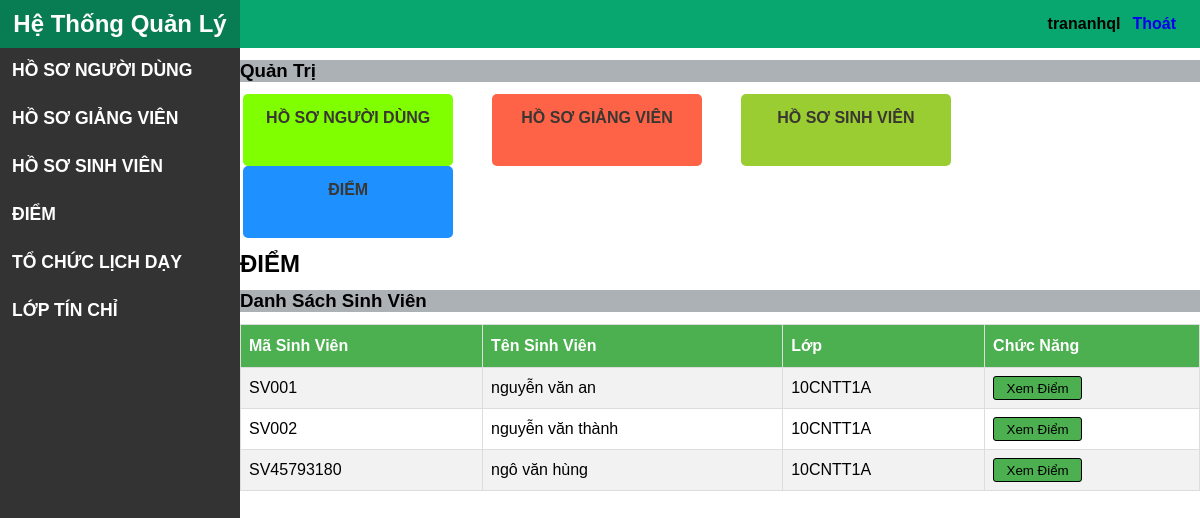
Screenshot of /Diem/LayDanhSachSinhVien/10CNTT1A (signed in) with the database file from the repository.
### tables this page shows
CREATE TABLE `sinhvien` (
  `masv` varchar(20) NOT NULL,
  `tensv` varchar(100) DEFAULT NULL,
  `ngaysinh` date DEFAULT NULL,
  `gioitinh` bit(1) DEFAULT NULL,
  `quequan` varchar(100) DEFAULT NULL,
  `sdt` varchar(20) DEFAULT NULL,
  `malop` varchar(20) DEFAULT NULL
);

### mvc/core/Controller.php (called while the page is built, shortened)
<?php
class Controller
{
    public function view($view, $data = [])
    {
        require_once "./mvc/views/" . $view . ".php";
    }
}

### mvc/controllers/Diem.php (called while the page is built, shortened)
<?php
class Diem extends Controller
{
    public function LayDanhSachSinhVien($malop)
    {
        $daoSinhVien = $this->model("DaoSinhVien");
        $arrSinhVien = $daoSinhVien->layDanhSachSinhVienTheoLop($malop);
        $this->view("LayoutQuanTri", ["page" => "DiemDanhSachSinhVien", "css" => "XemDanhSachSV", "arrSinhVien" => $arrSinhVien]);
    }
}

### mvc/core/App.php (called while the page is built, shortened)
<?php
class App
{
   protected $action = "SayHi";
   protected $params = [];
   function __construct()
   {
      $arr = $this->UrlProcess();
      $this->controller=new $this->controller;
      unset($arr[0]);
      if (isset($arr[1])) {
         if (method_exists($this->controller, $arr[1])) {
            $this->action = $arr[1];
         }
      }
      unset($arr[1]);
      if (isset($arr)) {
         $this->params = $arr;
      } else {
         $this->params = [];
      }
      call_user_func_array([$this->controller,$this->action],$this->params);
   }
   function UrlProcess()
   {
      if (isset($_GET['url'])) {
         return explode('/', filter_var(trim($_GET['url'], '/')));
      }
   }
}

### index.php (called while the page is built, shortened)
<?php
$myApp = new App();

### mvc/core/DB.php (called while the page is built, shortened)
<?php
class DB
{
    protected $serverName = "localhost";
    protected $userName = "root";
    protected $password = "";
    function __construct()
    {
        $this->conn=mysqli_connect($this->serverName,$this->userName,$this->password);
     }
}

### mvc/models/DaoSinhVien.php (called while the page is built, shortened)
<?php
class DaoSinhVien extends DB
{
    public function layDanhSachSinhVienTheoLop($malop)
    {
        $array = [];
        $sql = "SELECT * FROM sinhvien WHERE malop='".$malop."'";
        $result = mysqli_query($this->conn, $sql);
        while ($row = mysqli_fetch_assoc($result)) {
            $array[] = $row;
        }
        return $array;
    }
}

### mvc/views/pages/DiemDanhSachSinhVien.php (the view)
<div class="content-main">
    <h2>ĐIỂM</h2>
    <h3>Danh Sách Sinh Viên</h3>
    <table id="customers">
        <tr>
            <th>Mã Sinh Viên</th>
            <th>Tên Sinh Viên</th>
            <th>Lớp</th>
            <th>Chức Năng</th>
        </tr>
        <?php
        $dem = count($data["arrSinhVien"]);
        for ($i = 0; $i < $dem; $i++) {
            echo '<tr>
            <td>'.$data["arrSinhVien"][$i]["masv"].'</td>
            <td>'.$data["arrSinhVien"][$i]["tensv"].'</td>
            <td>'.$data["arrSinhVien"][$i]["malop"].'</td>
            <td>
            <a href="Diem/XemDiem/'.$data["arrSinhVien"][$i]["masv"].'" ><button class="btn">Xem Điểm</button></a>
            </td>
        </tr>';
        }
        ?>
    </table>
</div>

### public/css/QuanTri.css (style rules this page uses)
* { margin: 0px; padding: 0px; }
body { font-size: 1em; font-family: Helvetica, sans-serif; background-color: white; }
a { text-decoration: none; }
.content .content-admin h3 { margin: 1vw 0vw; }

### public/css/XemDanhSachSV.css (style rules this page uses)
#customers { font-family: "Trebuchet MS", Arial, Helvetica, sans-serif; border-collapse: collapse; width: 100%; }
#customers td, #customers th { border: 1px solid #ddd; padding: 8px; }
#customers tr:nth-child(even) { background-color: #f2f2f2; }
#customers th { padding-top: 12px; padding-bottom: 12px; text-align: left; background-color: #4CAF50; color: white; }
.content-main h3 { background-color: rgb(172, 177, 182); }
.btn { width: 45%; height: 2vw; background-color: #4CAF50; border: 1px solid black; border-radius: 3px; }

### rows the page displays
sinhvien: masv "SV001", tensv "nguyễn văn an", malop "10CNTT1A"
sinhvien: masv "SV002", tensv "nguyễn văn thành", malop "10CNTT1A"
sinhvien: masv "SV45793180", tensv "ngô văn hùng", malop "10CNTT1A"

### other values shown
$_SESSION['user'] "trananhql"
